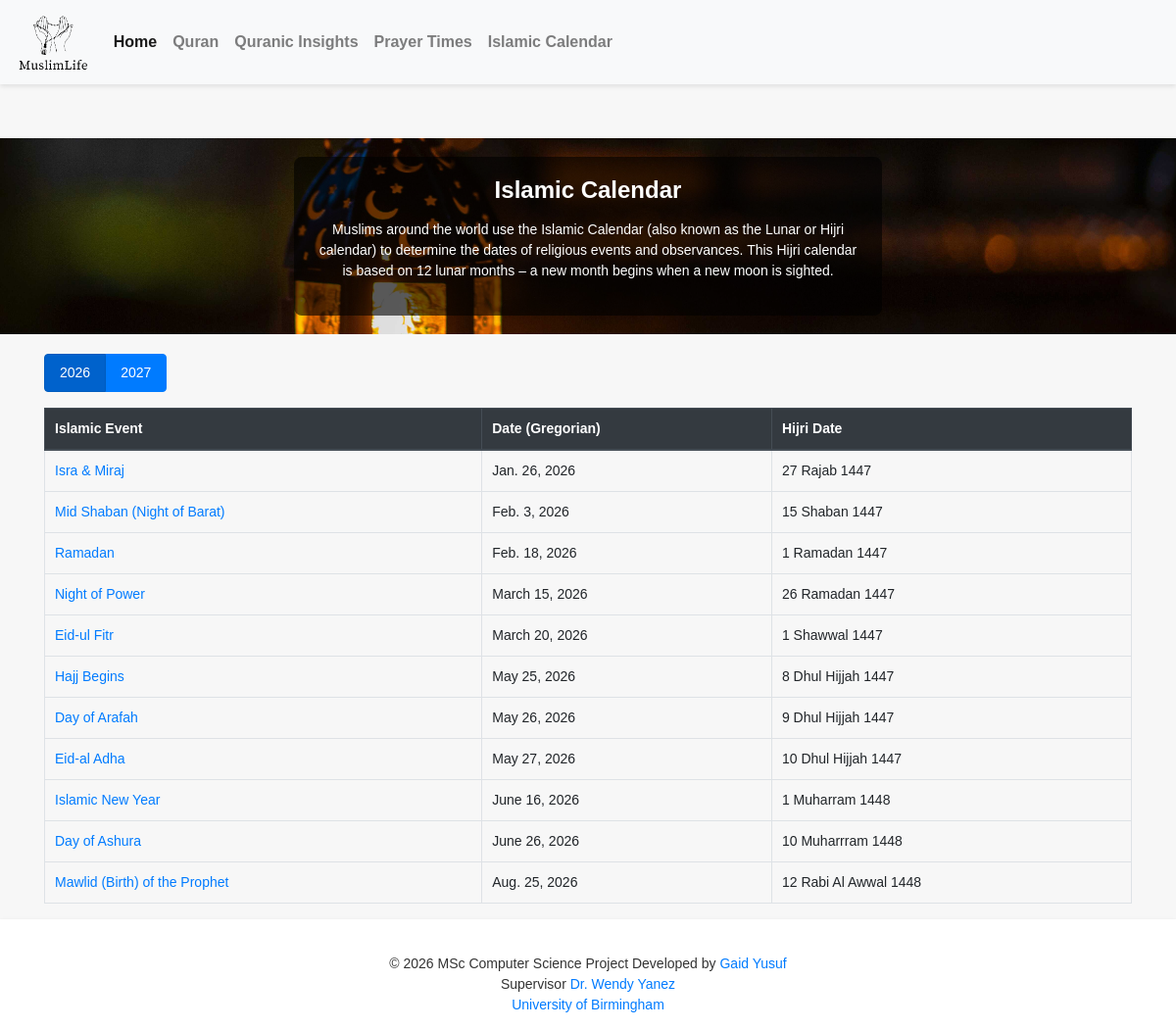
The app's page /islamic_calendar/ with its own data.
### islamic_calendar/models.py (models this page shows, shortened)
class IslamicEvent(models.Model):
    name = models.CharField(max_length=100)
    date = models.DateField()
    hijri_date = models.CharField(max_length=100)

### islamic_calendar/views.py (the view)
# urls.py: path('islamic_calendar/', include('islamic_calendar.urls')),
def islamic_calendar(request, year=None):
    if year is None:
        year = timezone.now().year
    distinct_years = IslamicEvent.objects.filter(
        date__year__gte=timezone.now().year).values('date__year').distinct()
    upcoming_events = IslamicEvent.objects.filter(
        date__year=year).order_by('date')
    return render(request, 'islamic_calendar/islamic_calendar.html', {
        'upcoming_events': upcoming_events,
        'selected_year': year,
        'distinct_years': distinct_years
    })

### islamic_calendar/templates/islamic_calendar/islamic_calendar.html (shortened to what this page needs)
{% extends 'base.html' %}
{% load static %}
{% block content %}
<!DOCTYPE html>
<html>
<head>
    <link
        rel="stylesheet"
        href="https://maxcdn.bootstrapcdn.com/bootstrap/4.5.2/css/bootstrap.min.css"
    />
</head>
<body>
</div>
<div class="hero-image">
    <div class="overlay">
        <h1>Islamic Calendar</h1>
        <p>
            Muslims around the world use the Islamic Calendar (also known as the
            Lunar or Hijri calendar) to determine the dates of religious events
            and observances. This Hijri calendar is based on 12 lunar months – a
            new month begins when a new moon is sighted.
        </p>
    </div>
</div>
<div class="container">
    <div class="btn-group" role="group" aria-label="Year Navigation">
        {% for year in distinct_years|dictsort:'date__year' %}
        <a
            href="{% url 'islamic_calendar:islamic_calendar_year' year=year.date__year %}"
            class="btn btn-primary{% if year.date__year == selected_year %} active{% endif %}"
        >
            {{ year.date__year }}
        </a>
        {% endfor %}
    </div>
    <table class="table table-bordered table-hover mt-3">
        <thead class="thead-dark">
        <tr>
            <th scope="col">Islamic Event</th>
            <th scope="col">Date (Gregorian)</th>
            <th scope="col">Hijri Date</th>
        </tr>
        </thead>
        <tbody>
        {% for event in upcoming_events %}
        <tr>
            <td>
                <a
                    href="{% url 'islamic_calendar:event_detail' event_id=event.id %}"
                >{{ event.name }}</a
                >
            </td>
            <td>{{ event.date }}</td>
            <td>{{ event.hijri_date }}</td>
        </tr>
        {% endfor %}
        </tbody>
    </table>
</div>
</body>
</html>
{% endblock %}

### templates/base.html (shortened to what this page needs)
{% load static%}
<!DOCTYPE html>
<html>
  <head>
    <link
      rel="stylesheet"
      href="https://maxcdn.bootstrapcdn.com/bootstrap/4.5.2/css/bootstrap.min.css"
    />
  </head>
  <body>
    <div class="page-container">
      <nav class="navbar navbar-expand-lg navbar-light bg-light">
        <a class="navbar-brand" href="{% url 'homepage' %}">
          <div class="navbar-logo">
            <img src="{% static 'images/Logo.png' %}" alt="Logo" />
          </div>
        </a>
        <div class="collapse navbar-collapse" id="navbarNav">
          <ul class="navbar-nav">
            <li class="nav-item active">
              <a class="nav-link" href="{% url 'homepage' %}">Home</a>
            </li>
            <li class="nav-item">
              <a class="nav-link" href="{% url 'surah_list' %}">Quran</a>
            </li>
          <li class="nav-item">
            <a class="nav-link" href="{% url 'similarity_search' %}"
              >Quranic Insights</a
            >
          </li>
            <li class="nav-item">
              <a
                class="nav-link"
                href="{% url 'prayer_times:select_location' %}"
                >Prayer Times</a
              >
            </li>
            <li class="nav-item">
              <a
                class="nav-link"
                href="{% url 'islamic_calendar:islamic_calendar' %}"
                >Islamic Calendar</a
              >
          </ul>
        </div>
      </nav>
      <div class="content">{% block content %}{% endblock %}</div>
      <footer class="footer">
        <div class="container text-center">
          <p>
            &copy; {% now "Y" %} MSc Computer Science Project Developed by
            <a
              href="https://www.linkedin.com/in/gaid-yusuf-4b7b85166/?originalSubdomain=uk"
              target="_blank"
              >Gaid Yusuf</a
            >
            <br />
            Supervisor
            <a
              href="https://www.birmingham.ac.uk/staff/profiles/computer-science/academic-staff/yanez-wendy.aspx"
              target="_blank"
              >Dr. Wendy Yanez</a
            >
            <br />
            <a href="https://www.birmingham.ac.uk/" target="_blank"
              >University of Birmingham</a
            >
          </p>
        </div>
      </footer>
  </body>
</html>

### templates/base.html (style rules this page uses)
.navbar { background-color: #fff; box-shadow: 0px 2px 5px rgba(0, 0, 0, 0.1); margin-bottom: 15px; }
.navbar-logo img { height: 60px; }
.navbar-nav a { color: #333; text-decoration: none; font-weight: bold; font-size: 16px; transition: color 0.3s; padding: 8px 15px; }
.footer { background-color: #fff; text-align: center; padding: 15px; width: 100%; box-shadow: 0px 2px 5px rgba(0, 0, 0, 0.1); }
.page-container { display: flex; flex-direction: column; min-height: 100vh; position: relative; }
.content { flex: 1; padding: 20px; }
.footer p { color: #333; margin: 0; font-size: 14px; }
.footer a { color: #007bff; text-decoration: none; transition: color 0.3s; }

### records on screen
IslamicEvent: name "Isra & Miraj", date "Jan. 26, 2026", hijri_date "27 Rajab 1447"
IslamicEvent: name "Mid Shaban (Night of Barat)", date "Feb. 3, 2026", hijri_date "15 Shaban 1447"
IslamicEvent: name "Ramadan", date "Feb. 18, 2026", hijri_date "1 Ramadan 1447"
IslamicEvent: name "Night of Power", date "March 15, 2026", hijri_date "26 Ramadan 1447"
IslamicEvent: name "Eid-ul Fitr", date "March 20, 2026", hijri_date "1 Shawwal 1447"
IslamicEvent: name "Hajj Begins", date "May 25, 2026", hijri_date "8 Dhul Hijjah 1447"
IslamicEvent: name "Day of Arafah", date "May 26, 2026", hijri_date "9 Dhul Hijjah 1447"
IslamicEvent: name "Eid-al Adha", date "May 27, 2026", hijri_date "10 Dhul Hijjah 1447"
IslamicEvent: name "Islamic New Year", date "June 16, 2026", hijri_date "1 Muharram 1448"
IslamicEvent: name "Day of Ashura", date "June 26, 2026", hijri_date "10 Muharrram 1448"
IslamicEvent: name "Mawlid (Birth) of the Prophet", date "Aug. 25, 2026", hijri_date "12 Rabi Al Awwal 1448"

### other values on screen
{{ year.date__year }} "2026" "2027"
